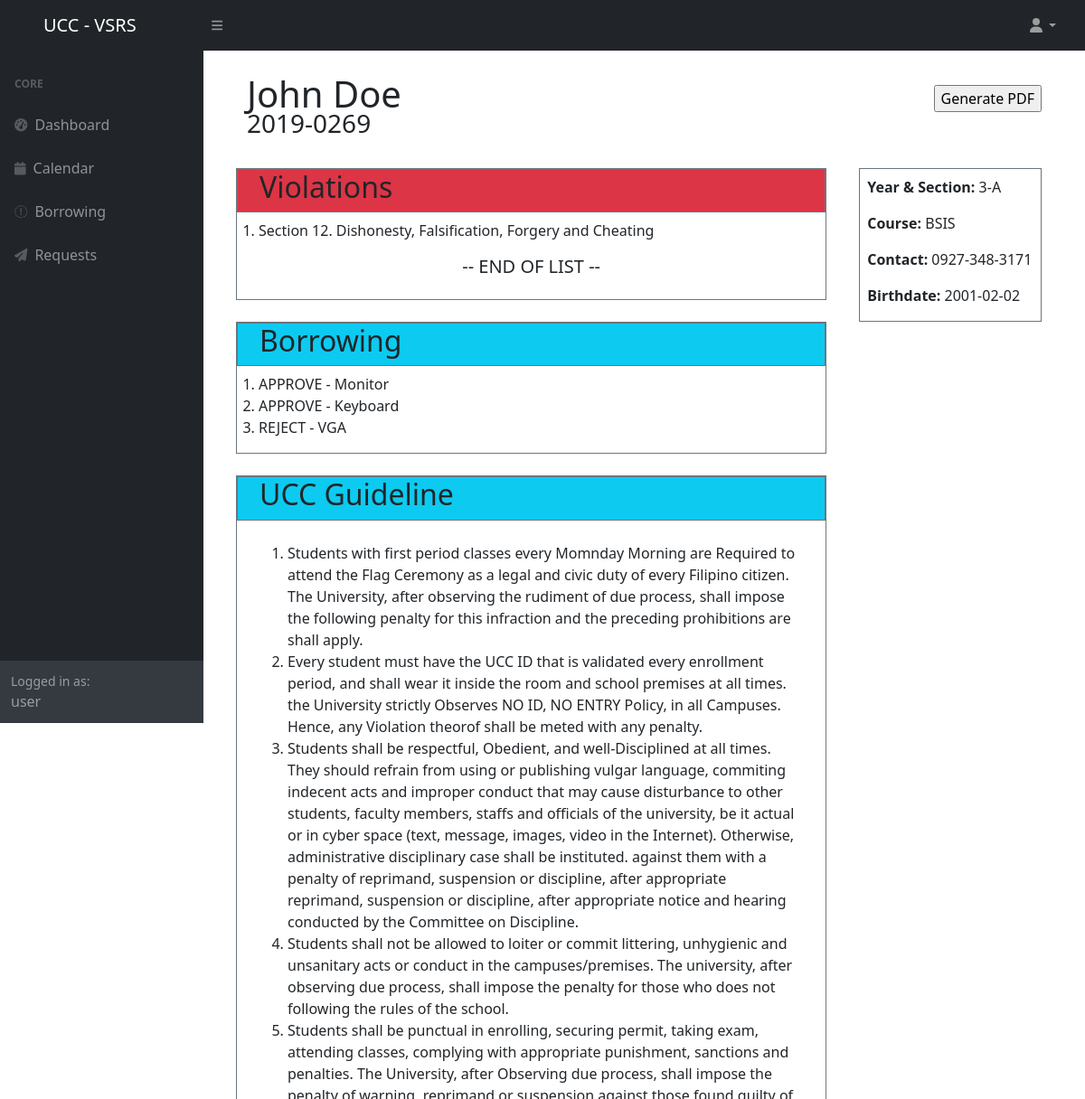
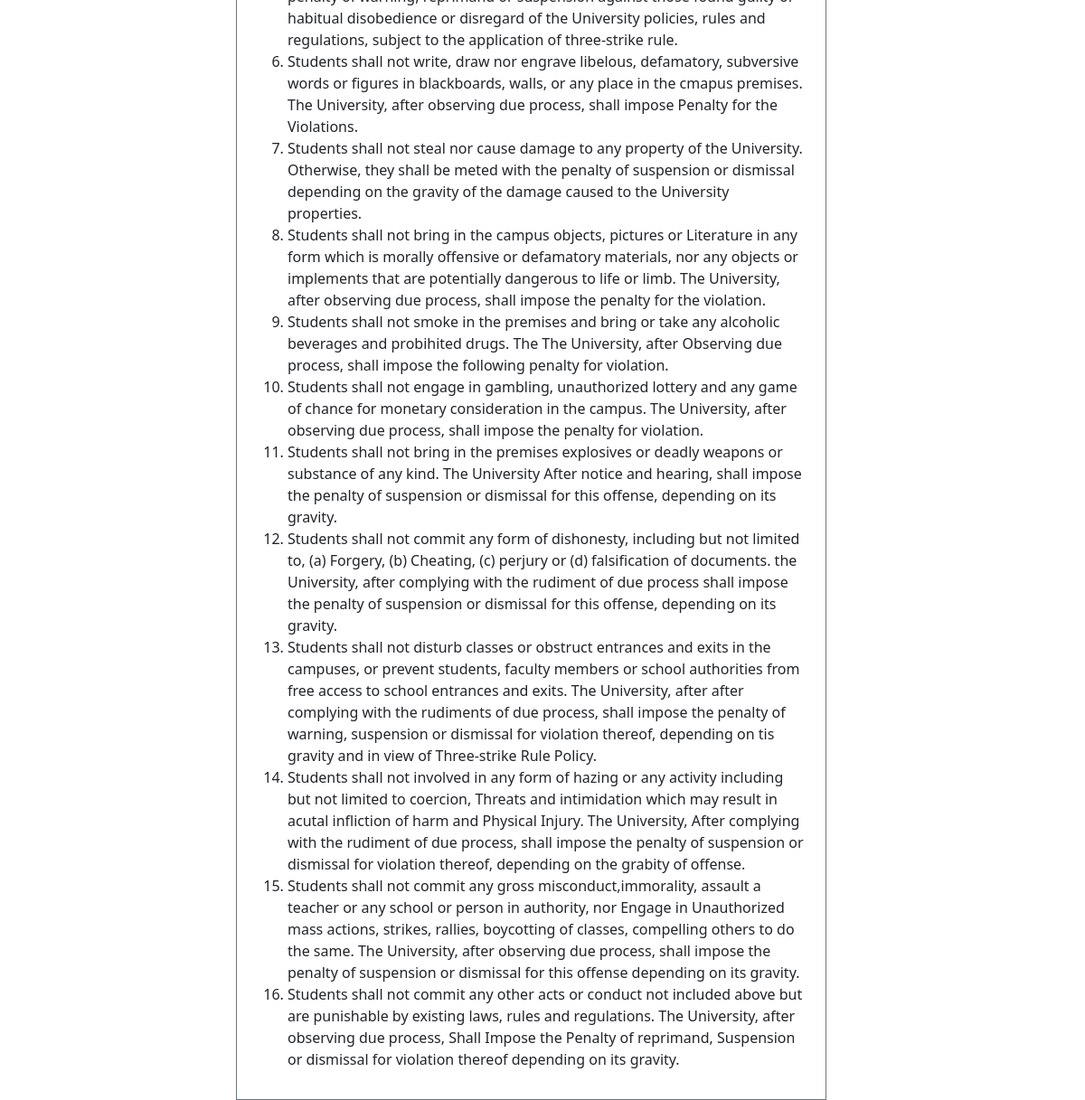
/links/userProfile.php (signed in), run on the app's committed database (2 pictures, top to bottom).
### tables this page shows
CREATE TABLE `user` (
  `ID` int(11) NOT NULL,
  `Username` varchar(25) NOT NULL,
  `Password` varchar(25) NOT NULL,
  `StudName` varchar(50) NOT NULL,
  `ContactNo` varchar(15) NOT NULL,
  `StudID` varchar(15) NOT NULL,
  `BDay` varchar(15) NOT NULL,
  `Year` varchar(5) NOT NULL,
  `Course` varchar(10) NOT NULL,
  `Section` varchar(5) NOT NULL
);

CREATE TABLE `violations` (
  `ID` int(11) NOT NULL,
  `violationNumber` varchar(5) NOT NULL,
  `violationUser` varchar(50) NOT NULL,
  `violationDate` varchar(25) NOT NULL
);

CREATE TABLE `requests` (
  `itemName` varchar(50) NOT NULL,
  `username` varchar(50) NOT NULL,
  `date` varchar(20) NOT NULL,
  `status` varchar(29) NOT NULL
);

### links/database.php (called while the page is built, shortened)
<?php
    class DataConnector{
        public $connection;
        function __construct(){
            $this->servername = "localhost";
            $this->username = "root";
            $this->password = "";
            $this->connection = new mysqli(
                $this->servername,
                $this->username,
                $this->password,
                "software_engineering"
            );
        }
        function select($table, $where_clause){
            return $this->connection->query(
                "SELECT * FROM "
                . $table
                . " WHERE "
                . $where_clause
                .  " ;"
            );
        }
    }
?>

### links/violationTranslation.php (called while the page is built, shortened)
<?php
    function translate($number){
        switch ($number) {
            case "12";
                return "Section 12. Dishonesty, Falsification, Forgery and Cheating";
                break;
        }
    }
?>

### links/userProfile.php (the view, shortened to what this page needs)
<?php
    include_once 'database.php';
    include_once 'violationTranslation.php';
    $connector = new DataConnector();
    $result = $connector->select("user", "Username='" . $_SESSION['username'] . "'");
    $username = $name = $studID = $year = $section = $course = $contact = $Bday = "";
    while ($row = $result->fetch_assoc()) {
        $contact = $row['ContactNo'];
        $studID = $row['StudID'];
        $Bday = $row['BDay'];
        $year = $row['Year'];
        $course = $row['Course'];
        $Section = $row['Section'];
    }
    $violations = $connector->select("violations", "violationUser = '". $_SESSION['username'] ."'");
    $borrowed = $connector->select("requests", "username='".$_SESSION['username']."'");
?>
<!DOCTYPE html>
<html lang="en">
    <head>
        <link href="https://cdn.jsdelivr.net/npm/simple-datatables@latest/dist/style.css" rel="stylesheet" />
        <link href="../css/styles.css" rel="stylesheet" />
    </head>
    <body class="sb-nav-fixed">
        <nav class="sb-topnav navbar navbar-expand navbar-dark bg-dark">
            <a class="navbar-brand ps-5" href="#">UCC - VSRS</a>
            <button class="btn btn-link btn-sm order-1 order-lg-0 me-4 me-lg-0" id="sidebarToggle" href="#!"><i class="fas fa-bars"></i></button>
            <ul class="navbar-nav ms-auto ms-md-0 me-3 me-lg-4">
                <li class="nav-item dropdown">
                    <a class="nav-link dropdown-toggle" id="navbarDropdown" href="#" role="button" data-bs-toggle="dropdown" aria-expanded="false"><i class="fas fa-user fa-fw"></i></a>
                </li>
            </ul>
        </nav>
        <div id="layoutSidenav">
            <div id="layoutSidenav_nav">
                <nav class="sb-sidenav accordion sb-sidenav-dark" id="sidenavAccordion">
                    <div class="sb-sidenav-menu">
                        <div class="nav">
                            <div class="sb-sidenav-menu-heading">Core</div>
                            <a class="nav-link" href="userProfile.php">
                                <div class="sb-nav-link-icon"><i class="fas fa-tachometer-alt"></i></div>
                                Dashboard
                            </a>
                            <a class="nav-link" href="calendar.php">
                                <div class="sb-nav-link-icon"><i class="fas fa-calendar"></i></div>
                                Calendar
                            </a>
                            <a class="nav-link" href="borrowing.php">
                                <div class="sb-nav-link-icon"><i class="fas fa-hand-holding-box"></i></div>
                                Borrowing
                            </a>
                            <a class="nav-link" href="requests.php">
                                <div class="sb-nav-link-icon"><i class="fas fa-paper-plane"></i></div>
                                Requests
                            </a>
                        </div>
                    </div>
                    <div class="sb-sidenav-footer">
                        <div class="small">Logged in as:</div>
                        <?php echo $_SESSION['username'];?>
                    </div>
                </nav>
            </div>
            <div id="layoutSidenav_content">
                <main>
                    <div class="container-fluid px-5">
                        <div class="row">
                            <div class="col">
                                <h1 style="margin-bottom: -0.2em;"  class="mt-4"><?php echo $_SESSION['studentName']; ?></h1>
                                <h3 class="pl-2"><?php echo $studID; ?></h3>
                            </div>
                            <div class="col d-flex justify-content-end align-items-center">
                                <form action="userPDF/userpdfgenerator.php" method="post" target="_blank">
                                    <input type="submit" name="generate" value="Generate PDF">
                                </form>
                            </div>
                        </div>
                        <div class="row">
                            <div class="col-9">
                                <div class="container-fluid row border border-secondary mt-4 px-0">
                                    <div class="row border border-secondary mx-0 bg-danger">
                                        <h2>Violations</h2>
                                    </div>
                                    <div class="row mx-0 mt-2">
                                        <ol>
                                            <?php
                                                while ($row = $violations->fetch_assoc()) {
                                                    echo "<li>";
                                                    echo translate($row['violationNumber']);
                                                }
                                                echo "</li>";
                                            ?>
                                        </ol>
                                        <h5 class="text-center mb-4" >-- END OF LIST --</h5>
                                    </div>
                                </div>
                                <div class="container-fluid row border border-secondary mt-4 px-0">
                                    <div class="row border border-secondary mx-0 bg-info">
                                        <h2>Borrowing</h2>
                                    </div>
                                    <div class="row mx-0 mt-2">
                                        <ol>
                                            <?php
                                                while ($row = $borrowed->fetch_assoc()) {
                                                    echo "<li>";
                                                    echo $row['status'] . " - " . $row['itemName'];
                                                    echo "</li>";
                                                }
                                            ?>
                                        </ol>
                                    </div>
                                </div>
                                <div class="container-fluid row border border-secondary mt-4 px-0">
                                    <div class="row border border-secondary mx-0 bg-info">
                                        <h2>UCC Guideline</h2>
                                    </div>
                                    <div class="row mx-0 mt-2">
                                        <div class="col py-3">
                                            <ol>
                                                <li>Students with first period classes every Momnday Morning are Required to attend the Flag Ceremony as a legal and civic duty of every Filipino citizen. The University, after observing the rudiment of due process, shall impose the following penalty for this infraction and the preceding prohibitions are shall apply.</li>
                                                <li>Every student must have the UCC ID that is validated every enrollment period, and shall wear it inside the room and school premises at all times. the University strictly Observes NO ID, NO ENTRY Policy, in all Campuses. Hence, any Violation theorof shall be meted with any penalty.</li>
                                                <li>Students shall be respectful, Obedient, and well-Disciplined at all times. They should refrain from using or publishing vulgar language, commiting indecent acts and improper conduct that may cause disturbance to other students, faculty members, staffs and officials of the university, be it actual or in cyber space (text, message, images, video in the Internet). Otherwise, administrative disciplinary case shall be instituted. against them with a penalty of reprimand, suspension or discipline, after appropriate reprimand, suspension or discipline, after appropriate notice and hearing conducted by the Committee on Discipline.</li>
                                                <li>Students shall not be allowed to loiter or commit littering, unhygienic and unsanitary acts or conduct in the campuses/premises. The university, after observing due process, shall impose the penalty for those who does not following the rules of the school.</li>
                                                <li>Students shall be punctual in enrolling, securing permit, taking exam, attending classes, complying with appropriate punishment, sanctions and penalties. The University, after Observing due process, shall impose the penalty of warning, reprimand or suspension against those found guilty of habitual disobedience or disregard of the University policies, rules and regulations, subject to the application of three-strike rule.</li>
                                                <li>Students shall not write, draw nor engrave libelous, defamatory, subversive words or figures in blackboards, walls, or any place in the cmapus premises. The University, after observing due process, shall impose Penalty for the Violations.</li>
                                                <li>Students shall not steal nor cause damage to any property of the University. Otherwise, they shall be meted with the penalty of suspension or dismissal depending on the gravity of the damage caused to the University properties.</li>
                                                <li>Students shall not bring in the campus objects, pictures or Literature in any form which is morally offensive or defamatory materials, nor any objects or implements that are potentially dangerous to life or limb. The University, after observing due process, shall impose the penalty for the violation.</li>
                                                <li>Students shall not smoke in the premises and bring or take any alcoholic beverages and probihited drugs. The The University, after Observing due process, shall impose the following penalty for violation.</li>
                                                <li>Students shall not engage in gambling, unauthorized lottery and any game of chance for monetary consideration in the campus. The University, after observing due process, shall impose the penalty for violation.</li>
                                                <li>Students shall not bring in the premises explosives or deadly weapons or substance of any kind. The University After notice and hearing, shall impose the penalty of suspension or dismissal for this offense, depending on its gravity.</li>
                                                <li>Students shall not commit any form of dishonesty, including but not limited to, (a) Forgery, (b) Cheating, (c) perjury or (d) falsification of documents. the University, after complying with the rudiment of due process shall impose the penalty of suspension or dismissal for this offense, depending on its gravity.</li>
                                                <li>Students shall not disturb classes or obstruct entrances and exits in the campuses, or prevent students, faculty members or school authorities from free access to school entrances and exits. The University, after after complying with the rudiments of due process, shall impose the penalty of warning, suspension or dismissal for violation thereof, depending on tis gravity and in view of Three-strike Rule Policy.</li>
                                                <li>Students shall not involved in any form of hazing or any activity including but not limited to coercion, Threats and intimidation which may result in acutal infliction of harm and Physical Injury. The University, After complying with the rudiment of due process, shall impose the penalty of suspension or dismissal for violation thereof, depending on the grabity of offense.</li>
                                                <li>Students shall not commit any gross misconduct,immorality, assault a teacher or any school or person in authority, nor Engage in Unauthorized mass actions, strikes, rallies, boycotting of classes, compelling others to do the same. The University, after observing due process, shall impose the penalty of suspension or dismissal for this offense depending on its gravity.</li>
                                                <li>Students shall not commit any other acts or conduct not included above but are punishable by existing laws, rules and regulations. The University, after observing due process, Shall Impose the Penalty of reprimand, Suspension or dismissal for violation thereof depending on its gravity.</li>
                                            </ol>
                                        </div>
                                    </div>
                                </div>
                            </div>
                            <div class="col-3">
                                <div class="border border-secondary mt-4">
                                    <p class="mx-2 mt-2"><strong>Year & Section: </strong> <?php echo $year . "-". $Section?></p>
                                    <p class="mx-2 mt-0"><strong>Course: </strong> <?php echo $course?></p>
                                    <p class="mx-2 mt-0"><strong>Contact: </strong> <?php echo $contact?></p>
                                    <p class="mx-2 mt-0"><strong>Birthdate: </strong> <?php echo $Bday?></p>
                                </div>
                            </div>
                        </div>
                    </div>
                </main>
            </div>
        </div>
        <link rel="stylesheet" href="https://cdnjs.cloudflare.com/ajax/libs/toastr.js/latest/toastr.min.css">
        <link rel="stylesheet" href="https://cdnjs.cloudflare.com/ajax/libs/toastr.js/latest/toastr.min.css">
        </body>
</html>
<?php include_once 'toaster.php'; ?>

### links/toaster.php (shortened to what this page needs)
<link rel="stylesheet" href="https://cdnjs.cloudflare.com/ajax/libs/toastr.js/latest/toastr.min.css">

### data on the page
user: StudID "2019-0269", Year "3", Section "A", Course "BSIS", ContactNo "0927-348-3171", BDay "2001-02-02"
requests: status "APPROVE", itemName "Monitor"
requests: status "APPROVE", itemName "Keyboard"
requests: status "REJECT", itemName "VGA"

### other printed values
$_SESSION['username'] "user"
$_SESSION['studentName'] "John Doe"
